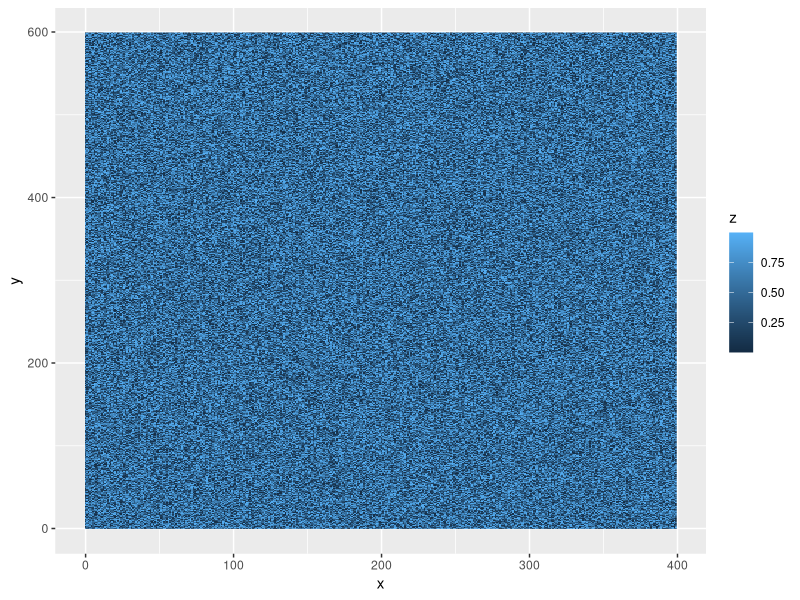
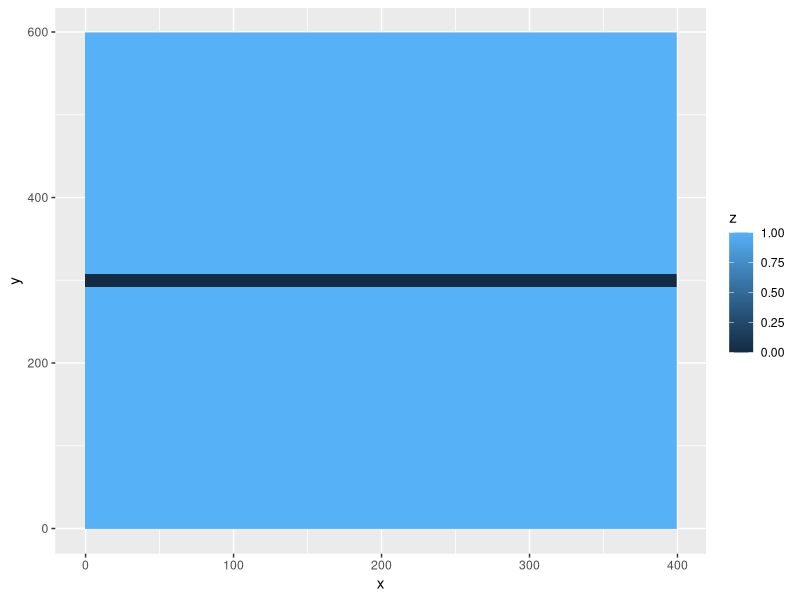
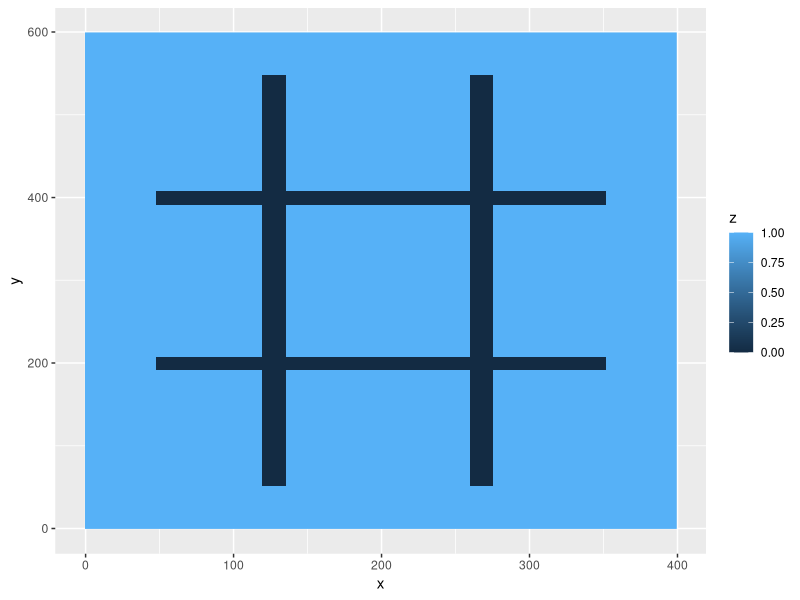
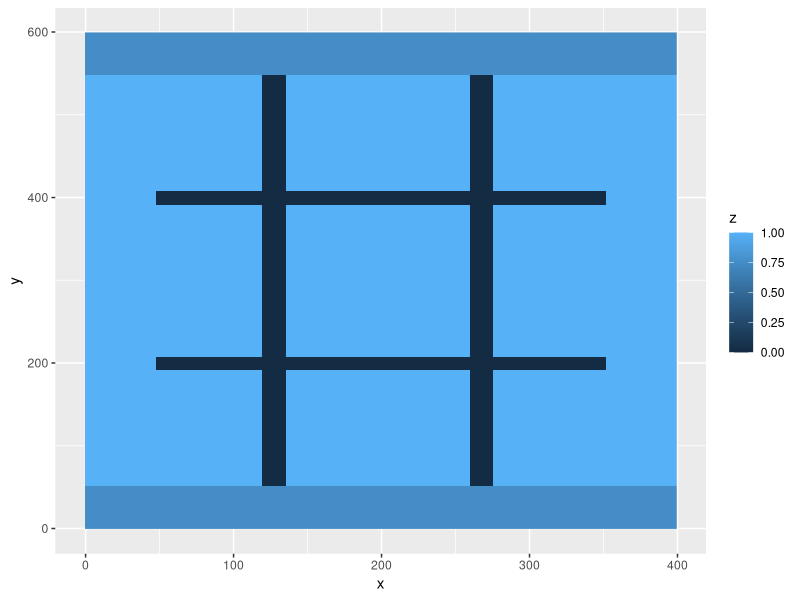
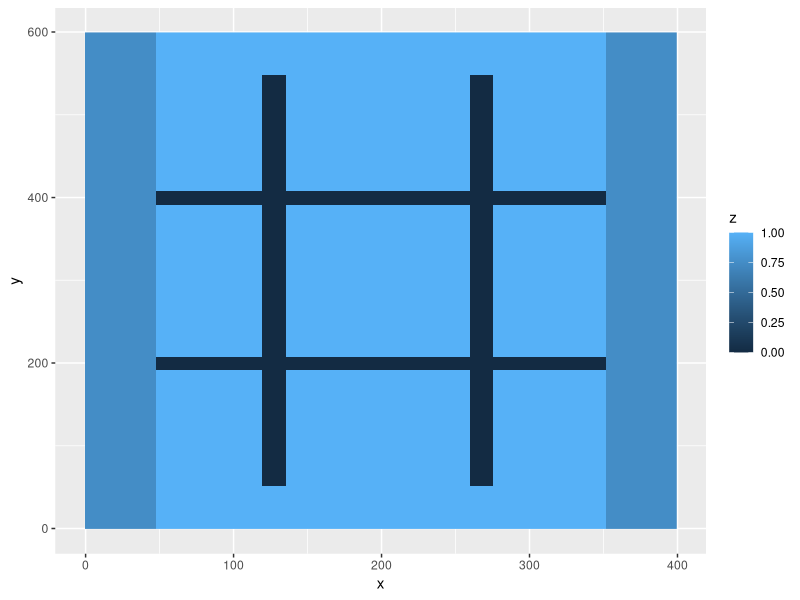
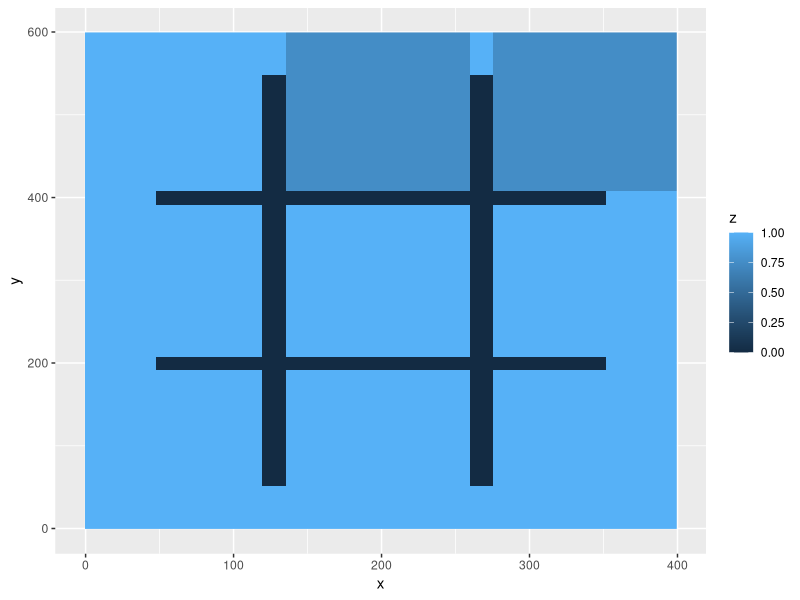
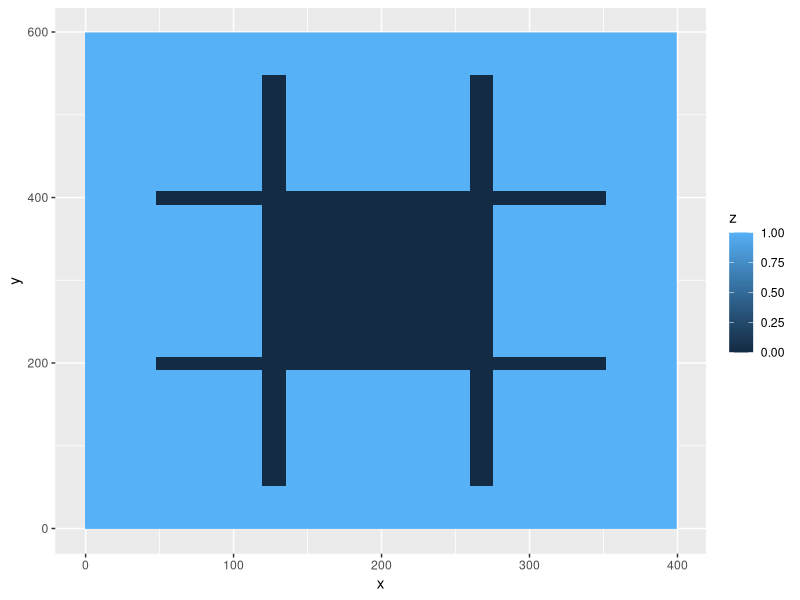

These figures' R source, in order: (Note: this script raises an error after producing the figures.)
## ---- chunk 1
install.packages("tidyverse")
library(ggplot2)
## ---- chunk 2
df <- expand.grid(x = 0:399, y = 0:599)
df$z <- runif(nrow(df))
ggplot(df, aes(x, y, fill = z)) + geom_raster()
## ---- chunk 3
df <- expand.grid(x = 0:399, y = 0:599)
df$z <- 1
# using test input {“0 292 399 307”}
df$z[df$x >= 0 & df$x <= 399 & df$y >= 292 & df$y <= 307] <- 0
ggplot(df, aes(x, y, fill = z)) + geom_raster()
## ---- chunk 4
#area of top
(599-307) * 400
#area of bottom
(292-0) * 400
## ---- chunk 5
setBarren <- function(df, barren_lands, val=0){
  for (bString in barren_lands){
    b <- unlist(strsplit(bString,"[ ]")) #split on spaces
    b <- as.numeric(b)                   #convert string to numbers
    df$z[df$x >= b[1] & df$x <= b[3] & df$y >= b[2] & df$y <= b[4]] <- val
  }
  return(df)
}

# reset our grid
df <- expand.grid(x = 0:399, y = 0:599)
df$z <- 1
df <- setBarren(df, c("48 192 351 207", "48 392 351 407", "120 52 135 547", "260 52 275 547"))
ggplot(df, aes(x, y, fill = z)) + geom_raster()
## ---- chunk 6
df2 <- df
df2 <- setBarren(df2, c("0 0 399 51", "0 548 399 599"), .75)
ggplot(df2, aes(x, y, fill = z)) + geom_raster()
## ---- chunk 7
df2 <- df
df2 <- setBarren(df2, c("0 0 47 599", "352 0 399 599"), .75)
ggplot(df2, aes(x, y, fill = z)) + geom_raster()
## ---- chunk 8
df2 <- df
df2 <- setBarren(df2, c("136 408 259 599", "276 408 399 599"), .75)
ggplot(df2, aes(x, y, fill = z)) + geom_raster()
## ---- chunk 9
df2 <- df
df2 <- setBarren(df2, c("136 207 259 392"))
ggplot(df2, aes(x, y, fill = z)) + geom_raster()
## ---- chunk 10
nrow(df2[df2$z==1,])
## ---- chunk 11
#source("https://bioconductor.org/biocLite.R")
#biocLite("EBImage")
#library("EBImage")
#floodFill(df2, c(0,0), .5)
#df3 <- floodFill(data.matrix(df2), c(1,1), .5)
#ggplot(as.data.frame(df3), aes(x, y, fill = z)) + geom_raster()
## ---- chunk 12
# z=0 is barren land
# z=1 is fertile land
# z=.75 is marked fertile land that we are currently counting
dfFlood <- df
floodFill <- function(xCord, yCord) {
  zVal <- dfFlood[dfFlood$x==xCord & dfFlood$y==yCord,]$z
  if (is.na(zVal) | zVal == .75 | zVal == 0) { return() }
  if (zVal == 1) {
    dfFlood[dfFlood$x==xCord & dfFlood$y==yCord,]$z <<- .75
    # left
    if (xCord > 0) { floodFill(xCord-1, yCord) }   #left
    if (xCord < 399) { floodFill(xCord+1, yCord) } #right
    if (yCord < 599) { floodFill(xCord, yCord+1) } #up
    if (yCord > 0) { floodFill(xCord, yCord-1) }   #down
  }
}

floodFill(0,0)
ggplot(dfFlood, aes(x, y, fill = z)) + geom_raster()

## ---- chunk 13
100 * nrow(dfFlood[dfFlood$z==.75,]) / 240000
## ---- chunk 14
dfFlood <- df
Q <- data.frame()

# z=0 is barren land
# z=1 is fertile land
# z=.75 is marked fertile land that we are currently counting
floodFill <- function(xCord, yCord) {
  zVal <- dfFlood[dfFlood$x==xCord & dfFlood$y==yCord,]$z
  if (is.na(zVal) | zVal == .75 | zVal == 0) { 
    return()
  } else { 
    dfFlood[dfFlood$x==xCord & dfFlood$y==yCord,]$z <<- .75
    if (xCord > 0) { Q <<- rbind(Q,c(x=xCord-1, y=yCord)) }   #left
    if (xCord < 399) { Q <<- rbind(Q,c(x=xCord+1, y=yCord)) } #right
    if (yCord < 599) { Q <<- rbind(Q,c(x=xCord, y=yCord+1)) } #up
    if (yCord > 0) { Q <<- rbind(Q,c(x=xCord, y=yCord-1)) }   #down
  }
}
## ---- chunk 15
# add the origin to the queue to get us started
# technically this _sets_ the origin, and adds the two adjacent (up and right) to the queue
floodFill(0,0) 

# process the queue
while ( nrow(Q) > 0 ) {
  floodFill(Q[1,]$X1, Q[1,]$X0) #set and add neighbors to queue
  Q <<- Q[-1,]                  #remove row 1
}

ggplot(dfFlood, aes(x, y, fill = z)) + geom_raster()
## ---- chunk 16
area <- nrow(dfFlood[dfFlood$z==.75,])
area
## ---- chunk 17
results <- c()

# save the last found area
results <- c(results, area)
results

# clear out the found area
dfFloodLoop <- dfFlood
dfFloodLoop[dfFloodLoop$z==.75,]$z <- 0

# find next fertile (1) if it exists
nextFertile <- dfFloodLoop[dfFloodLoop$z==1,][1,]

# reset the queue and populate with the nextFertile coordinates
Q <- data.frame()
floodFill(nextFertile$x,nextFertile$y) 

# process the queue
while ( nrow(Q) > 0 ) {
  floodFill(Q[1,]$X135, Q[1,]$X208) #set and add neighbors to queue
  Q <<- Q[-1,]                      #remove row 1
}

ggplot(dfFloodLoop, aes(x, y, fill = z)) + geom_raster()
## ---- chunk 18
area <- nrow(dfFlood[dfFlood$z==.75,])
results <- c(results, area)
results
## ---- chunk 19
# reset our grid
df <- expand.grid(x = 0:399, y = 0:599)
df$z <- 1
df <- setBarren(df, c("48 192 351 207", "48 392 351 407", "120 52 135 547", "260 52 275 547"))

# reset results and prep the Q
results <- c()
Q <- data.frame(x=integer(), y=integer())
dfFlood <- df

while (!is.na(nextFertile <- dfFlood[dfFlood$z==1,][1,])) {
  floodFill(nextFertile$x,nextFertile$y) # prime the Q and next area
  
  # process the queue and set all of the area to .75
  while ( nrow(Q) > 0 ) {
    floodFill(Q[1,]$X135, Q[1,]$X208) #set and add neighbors to queue
    Q <<- Q[-1,]                      #remove row 1
  }
  
  area <- nrow(dfFlood[dfFlood$z==.75,]) # count the area
  results <<- c(results, area)           # save the area into the results
  dfFlood[dfFlood$z==.75,]$z <<- 0       # mark the area as done
}

results
